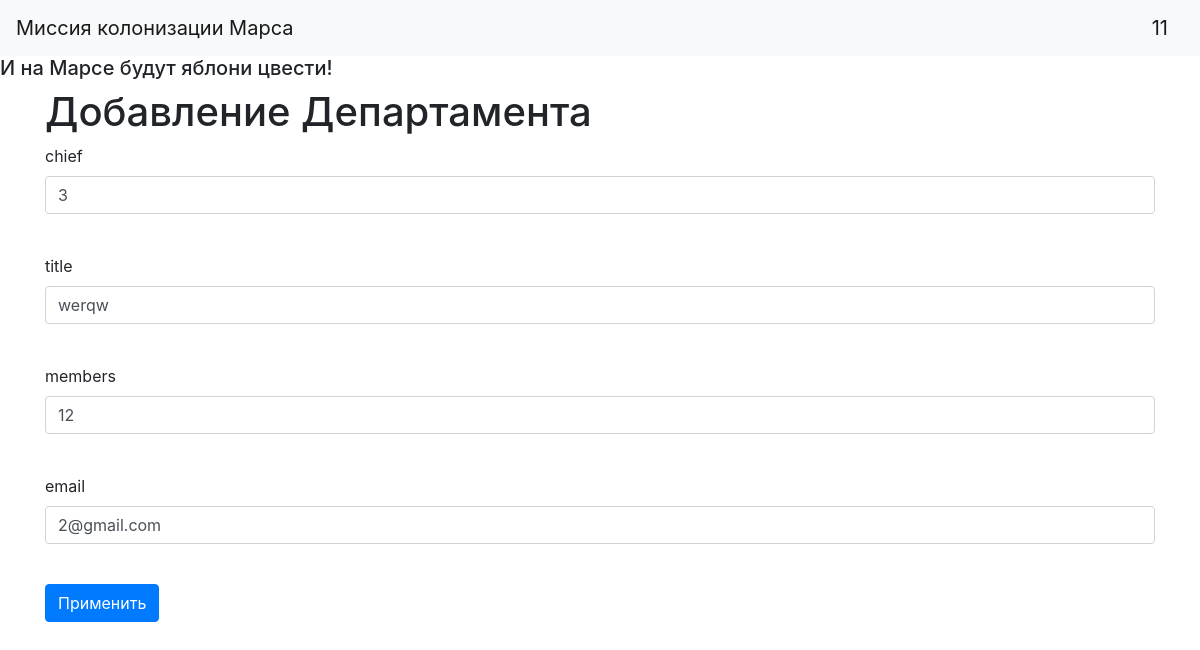
Page /departments/department/1 (signed in) on the earlier database version.
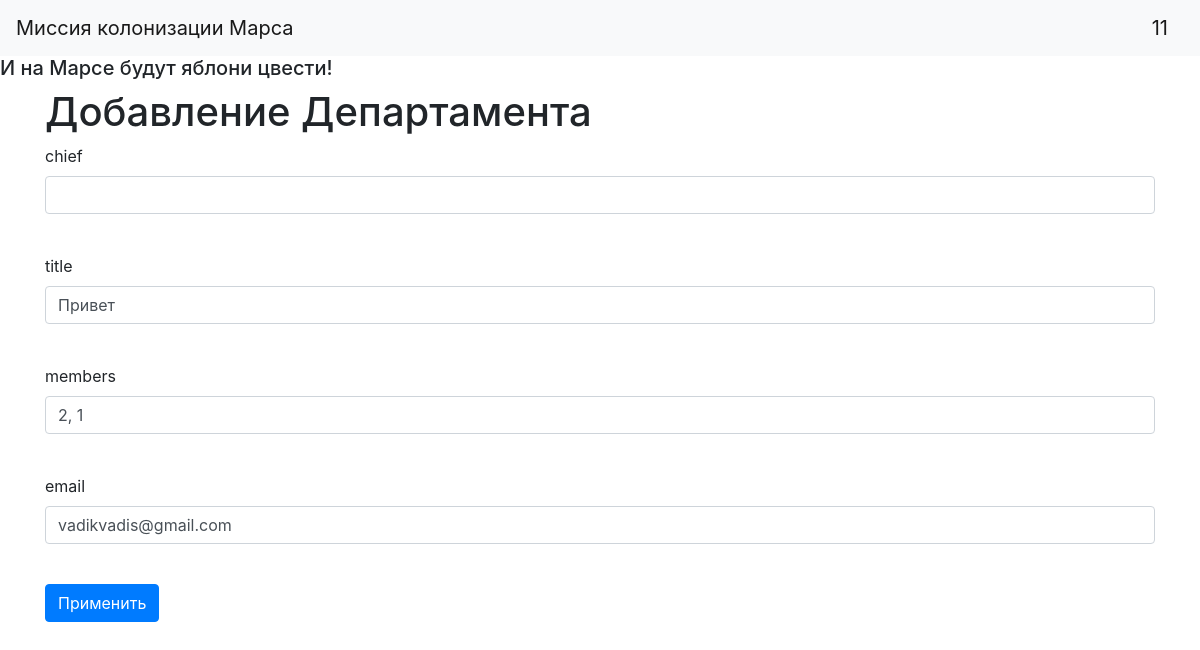
Same page on the later database version.
### departments.py (models this page shows)
class Department(SqlAlchemyBase, SerializerMixin):
    __tablename__ = 'department'
    id = sqlalchemy.Column(sqlalchemy.Integer,
                           primary_key=True, autoincrement=True)
    user_add = sqlalchemy.Column(sqlalchemy.Integer)
    title = sqlalchemy.Column(sqlalchemy.String, nullable=True)
    chief = sqlalchemy.Column(sqlalchemy.ForeignKey("users.id"))
    members = sqlalchemy.Column(sqlalchemy.String, nullable=True)
    email = sqlalchemy.Column(sqlalchemy.String, nullable=True)
    user = orm.relation('User')

### main.py (the view, shortened to what this page needs)
@app.route('/departments/department/<int:id>', methods=['GET', 'POST'])
@login_required
def edit_departments(id):
    form = DepartmentForm()
    if request.method == "GET":
        db_sess = db_session.create_session()
        departments = db_sess.query(Department).filter(Department.id == id) \
            .filter((Department.user_add == current_user.id) | (current_user.id == 1)).first()
        if departments:
            form.chief.data = departments.chief
            form.title.data = departments.title
            form.members.data = departments.members
            form.email.data = departments.email
            form.members.data = departments.members
        else:
            abort(404)
    return render_template('departments.html',
                           title='Редактирование Департамента',
                           form=form
                           )

### forms/departament_add.py
class DepartmentForm(FlaskForm):
    chief = StringField('chief', validators=[DataRequired()])
    title = StringField('title')
    members = StringField("members")
    email = StringField('email')
    submit = SubmitField('Применить')

### db_session.py (called while the page is built)
def create_session() -> Session:
    global __factory
    return __factory()

### main.py (called while the page is built)
@login_manager.user_loader
def load_user(user_id):
    db_sess = db_session.create_session()
    return db_sess.query(User).get(user_id)

### templates/departments.html (shortened to what this page needs)
{% extends "base.html" %}
{% block content %}
<h1>Добавление Департамента</h1>
<form action="" method="post">
    <p>
        {{ form.chief.label }}<br>
        {{ form.chief(class="form-control") }}<br>
    </p>
    <p>
        {{ form.title.label }}<br>
        {{ form.title(class="form-control") }}<br>
    </p>
    <p>
        {{ form.members.label }}<br>
        {{ form.members(class="form-control") }}<br>
    </p>
    <p>
        {{ form.email.label }}<br>
        {{ form.email(class="form-control") }}<br>
    </p>
    <p>{{ form.submit(type="submit", class="btn btn-primary") }}</p>
</form>
{% endblock %}

Differences in the rows shown:
changed Department: chief "3" → (not shown); title "werqw" → "Привет"; members "12" → "2, 1"; email "2@gmail.com" → "vadikvadis@gmail.com"
